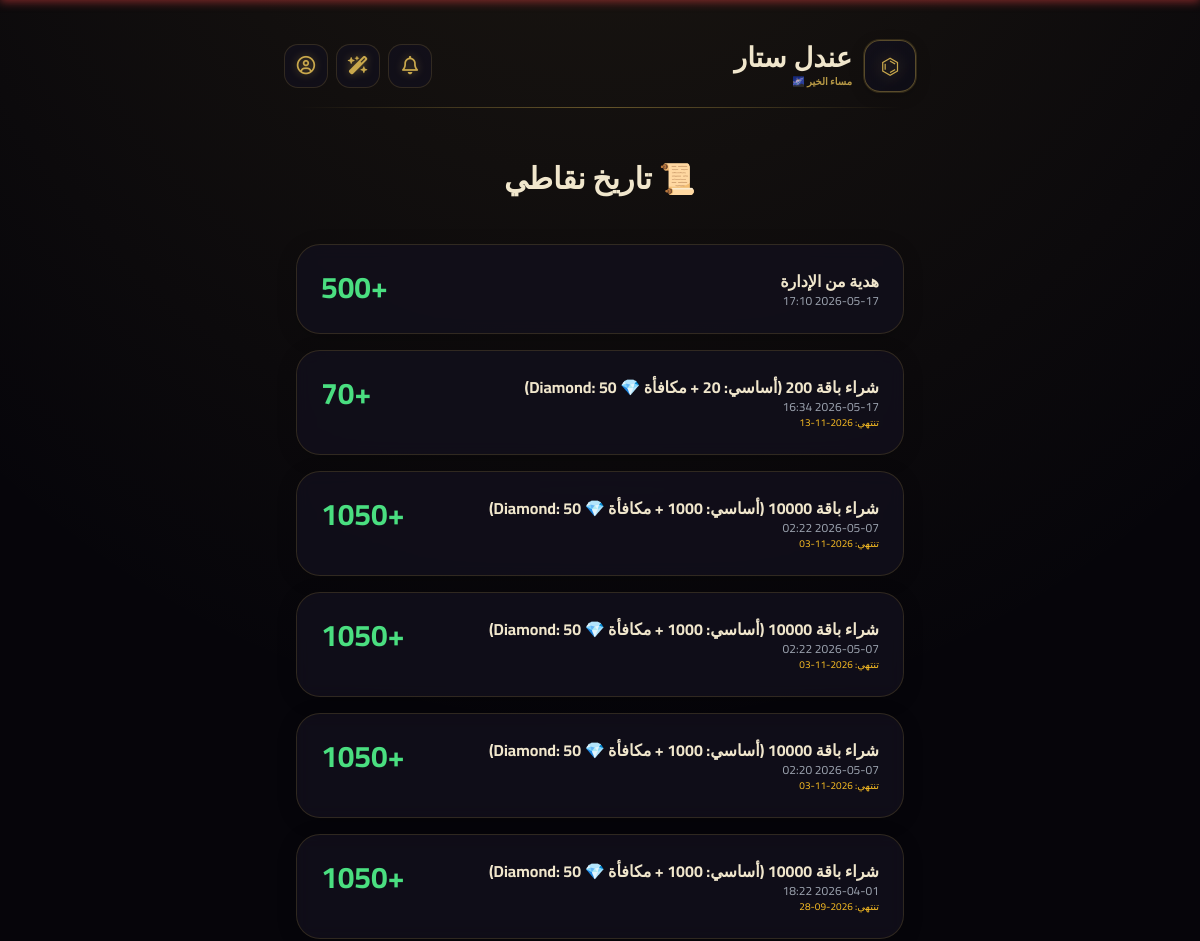
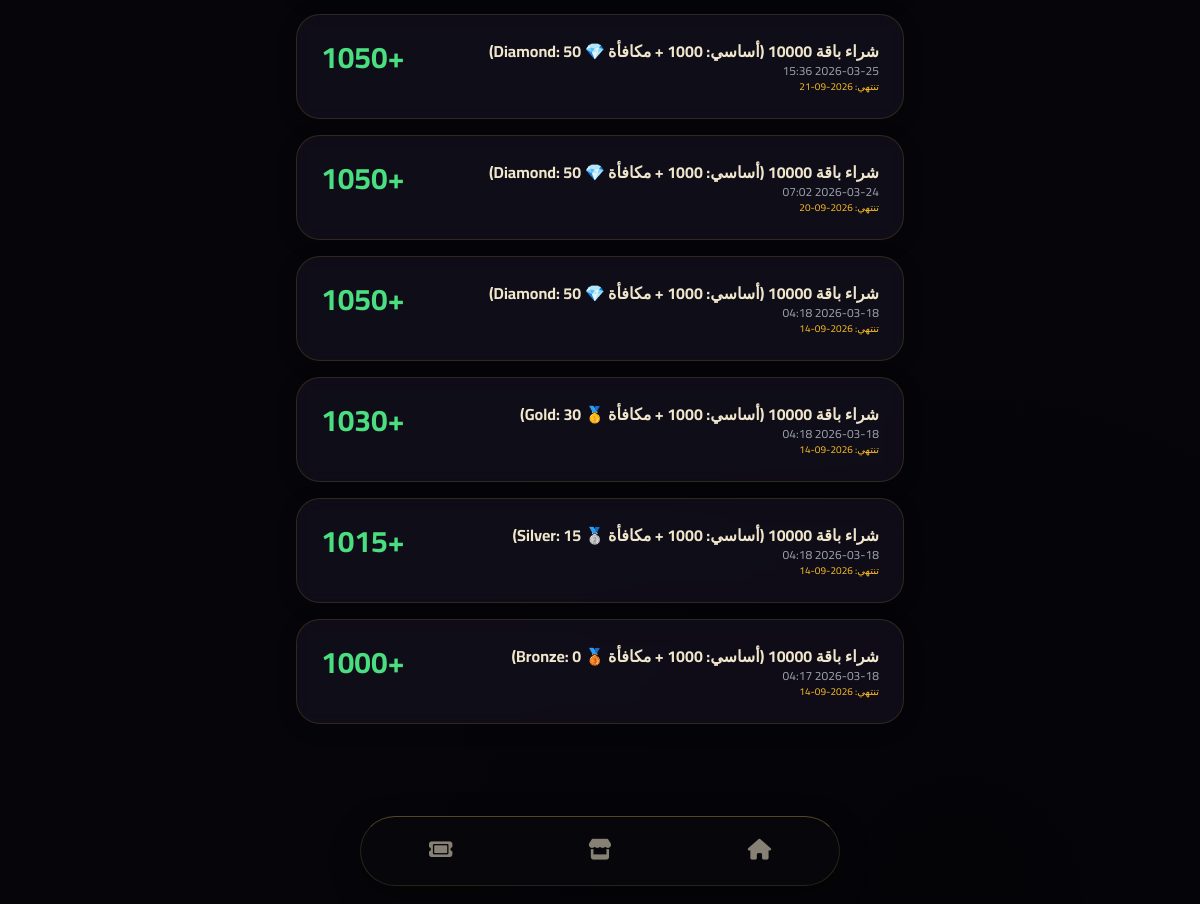
The page /points_history (signed in) on the database its author committed (2 pictures, top to bottom).
### app.py (models this page shows)
class PointsTransaction(db.Model):
    id = db.Column(db.Integer, primary_key=True)
    user_id = db.Column(db.Integer, db.ForeignKey('user.id'), nullable=False, index=True)
    amount = db.Column(db.Integer, nullable=False)
    reason = db.Column(db.String(200), nullable=False)
    created_at = db.Column(db.DateTime, default=datetime.utcnow)
    expires_at = db.Column(db.DateTime, nullable=True)

### app.py (the view)
@app.route('/points_history')
def points_history():
    if 'user_id' not in session: return redirect('/login')
    user = db.session.get(User, session['user_id'])
    transactions = PointsTransaction.query.filter_by(user_id=user.id).order_by(PointsTransaction.created_at.desc()).all()
    return render_template('points_history.html', transactions=transactions, user=user)

### templates/points_history.html
{% extends "base.html" %}
{% block content %}
<h1 class="text-3xl font-bold text-center my-8">📜 تاريخ نقاطي</h1>
<div class="p-4 space-y-4">
    {% for t in transactions %}
    <div class="glass p-6 rounded-3xl flex justify-between">
        <div>
            <p class="font-bold">{{ t.reason }}</p>
            <p class="text-xs text-gray-400">{{ t.created_at.strftime('%Y-%m-%d %H:%M') }}</p>
            {% if t.expires_at %}<p class="text-[10px] text-amber-400">تنتهي: {{ t.expires_at.strftime('%Y-%m-%d') }}</p>{% endif %}
        </div>
        <div class="text-right">
            <span class="{% if t.amount > 0 %}text-green-400{% else %}text-red-400{% endif %} text-3xl font-bold">
                {{ '+' if t.amount > 0 else '' }}{{ t.amount }}
            </span>
        </div>
    </div>
    {% endfor %}
</div>
{% endblock %}

### templates/base.html (style rules this page uses)
body.theme-1 { --bg-primary: #06050a; --bg-secondary: #0e0d16; --bg-card: rgba(18, 16, 28, 0.8); --accent: #c9a84c; --accent-light: #e8c96a; --accent-dark: #9a7a2e; --accent-glow: rgba(201, 168, 76, 0.45); --glow: rgba(201, 168, 76, 0.12); --orb-1: #c9a84c; --orb-2: #7a5c20; --text-primary: #f0e6cc; --text-muted: rgba(240, 230, 204, 0.55); --border: rgba(201, 168, 76, 0.18); --border-bright: rgba(201, 168, 76, 0.4); --line: rgba(201, 168, 76, 0.25); --nav-bg: rgba(8, 7, 12, 0.95); }
*, *::before, *::after { box-sizing: border-box; }
body { font-family: 'Cairo', sans-serif; background-color: var(--bg-primary); background-image: radial-gradient(ellipse 80% 60% at 50% -20%, var(--glow), transparent), radial-gradient(ellipse 60% 40% at 80% 100%, rgba(0,0,0,0.3), transparent); color: var(--text-primary); min-height: 100vh; transition: background-color 0.3s ease, color 0.3s ease; -webkit-tap-highlight-color: transparent; margin: 0; padding: 0; overflow-x: hidden; }
.glass { background: var(--bg-card); backdrop-filter: blur(8px); -webkit-backdrop-filter: blur(8px); border: 1px solid var(--border); box-shadow: 0 4px 20px rgba(0,0,0,0.2); position: relative; overflow: hidden; }
.pt-safe { padding-top: max(20px, env(safe-area-inset-top)); }

### rows shown on the page
PointsTransaction: reason "هدية من الإدارة", created_at "2026-05-17 17:10", amount "+", amount "500"
PointsTransaction: reason "شراء باقة 200 (أساسي: 20 + مكافأة 💎 Diamond: 50)", created_at "2026-05-17 16:34", expires_at "2026-11-13", amount "+", amount "70"
PointsTransaction: reason "شراء باقة 10000 (أساسي: 1000 + مكافأة 💎 Diamond: 50)", created_at "2026-05-07 02:22", expires_at "2026-11-03", amount "+", amount "1050"
PointsTransaction: reason "شراء باقة 10000 (أساسي: 1000 + مكافأة 💎 Diamond: 50)", created_at "2026-05-07 02:22", expires_at "2026-11-03", amount "+", amount "1050"
PointsTransaction: reason "شراء باقة 10000 (أساسي: 1000 + مكافأة 💎 Diamond: 50)", created_at "2026-05-07 02:20", expires_at "2026-11-03", amount "+", amount "1050"
PointsTransaction: reason "شراء باقة 10000 (أساسي: 1000 + مكافأة 💎 Diamond: 50)", created_at "2026-04-01 18:22", expires_at "2026-09-28", amount "+", amount "1050"
PointsTransaction: reason "شراء باقة 10000 (أساسي: 1000 + مكافأة 💎 Diamond: 50)", created_at "2026-03-25 15:36", expires_at "2026-09-21", amount "+", amount "1050"
PointsTransaction: reason "شراء باقة 10000 (أساسي: 1000 + مكافأة 💎 Diamond: 50)", created_at "2026-03-24 07:02", expires_at "2026-09-20", amount "+", amount "1050"
PointsTransaction: reason "شراء باقة 10000 (أساسي: 1000 + مكافأة 💎 Diamond: 50)", created_at "2026-03-18 04:18", expires_at "2026-09-14", amount "+", amount "1050"
PointsTransaction: reason "شراء باقة 10000 (أساسي: 1000 + مكافأة 🥇 Gold: 30)", created_at "2026-03-18 04:18", expires_at "2026-09-14", amount "+", amount "1030"
PointsTransaction: reason "شراء باقة 10000 (أساسي: 1000 + مكافأة 🥈 Silver: 15)", created_at "2026-03-18 04:18", expires_at "2026-09-14", amount "+", amount "1015"
PointsTransaction: reason "شراء باقة 10000 (أساسي: 1000 + مكافأة 🥉 Bronze: 0)", created_at "2026-03-18 04:17", expires_at "2026-09-14", amount "+", amount "1000"
